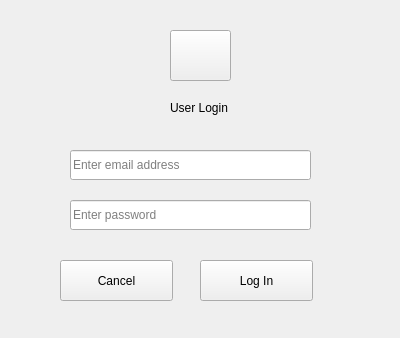
<?xml version="1.0" encoding="UTF-8"?>
<ui version="4.0">
 <class>UserLogin</class>
 <widget class="QWidget" name="UserLogin">
  <property name="geometry">
   <rect>
    <x>0</x>
    <y>0</y>
    <width>400</width>
    <height>338</height>
   </rect>
  </property>
  <property name="windowTitle">
   <string>User Login</string>
  </property>
  <widget class="QPushButton" name="pushButtonLogin">
   <property name="geometry">
    <rect>
     <x>200</x>
     <y>260</y>
     <width>113</width>
     <height>41</height>
    </rect>
   </property>
   <property name="text">
    <string>Log In</string>
   </property>
  </widget>
  <widget class="QLineEdit" name="lineEditEmailAddress">
   <property name="geometry">
    <rect>
     <x>70</x>
     <y>150</y>
     <width>241</width>
     <height>30</height>
    </rect>
   </property>
   <property name="layoutDirection">
    <enum>Qt::LeftToRight</enum>
   </property>
   <property name="alignment">
    <set>Qt::AlignLeading|Qt::AlignLeft|Qt::AlignVCenter</set>
   </property>
   <property name="placeholderText">
    <string>Enter email address</string>
   </property>
  </widget>
  <widget class="QLineEdit" name="lineEditPassword">
   <property name="geometry">
    <rect>
     <x>70</x>
     <y>200</y>
     <width>241</width>
     <height>30</height>
    </rect>
   </property>
   <property name="echoMode">
    <enum>QLineEdit::Password</enum>
   </property>
   <property name="alignment">
    <set>Qt::AlignLeading|Qt::AlignLeft|Qt::AlignVCenter</set>
   </property>
   <property name="placeholderText">
    <string>Enter password</string>
   </property>
  </widget>
  <widget class="QPushButton" name="pushButtonCancel">
   <property name="geometry">
    <rect>
     <x>60</x>
     <y>260</y>
     <width>113</width>
     <height>41</height>
    </rect>
   </property>
   <property name="text">
    <string>Cancel</string>
   </property>
  </widget>
  <widget class="QLabel" name="label">
   <property name="geometry">
    <rect>
     <x>170</x>
     <y>100</y>
     <width>71</width>
     <height>16</height>
    </rect>
   </property>
   <property name="text">
    <string>User Login</string>
   </property>
  </widget>
  <widget class="QPushButton" name="pushButton_3">
   <property name="geometry">
    <rect>
     <x>170</x>
     <y>30</y>
     <width>61</width>
     <height>51</height>
    </rect>
   </property>
   <property name="text">
    <string/>
   </property>
   <property name="icon">
    <iconset>
     <normaloff>../icons/user-login.svg</normaloff>../icons/user-login.svg</iconset>
   </property>
   <property name="iconSize">
    <size>
     <width>60</width>
     <height>60</height>
    </size>
   </property>
  </widget>
 </widget>
 <resources/>
 <connections/>
</ui>
